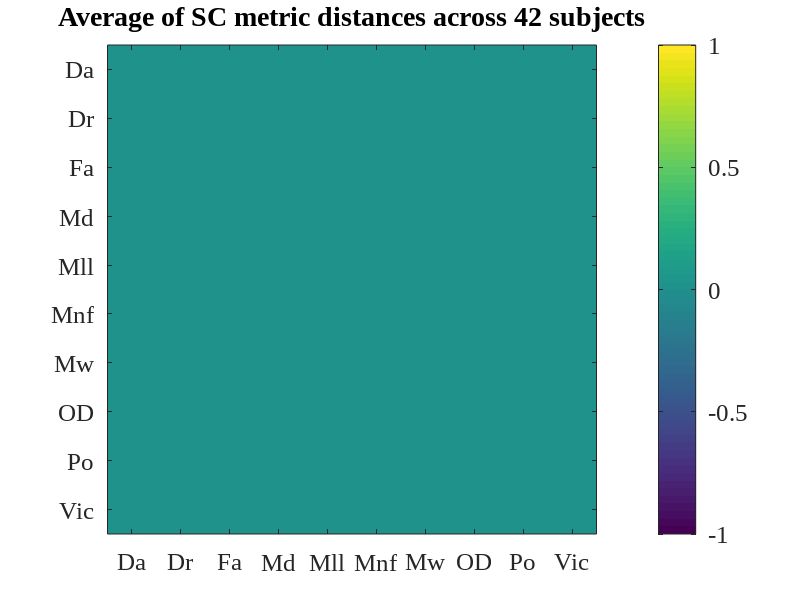
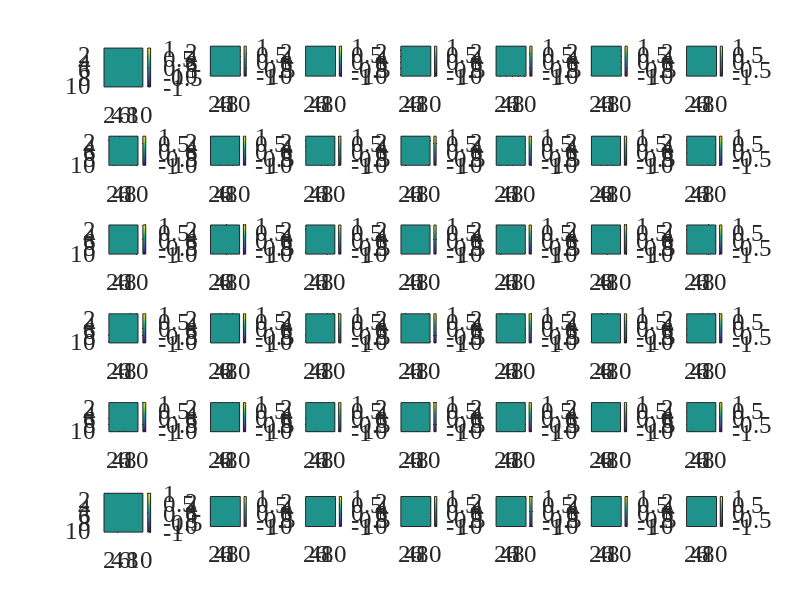

MATLAB code for these plots, in order: (Note: this script raises an error after producing the figures.)
%% initialize environment
close all;
clearvars
clc

%% changing default fontsize
fontsize = 20;
set(0,'DefaultAxesFontName','Times New Roman');
set(0,'DefaultAxesFontSize',fontsize-2);

set(0,'DefaultTextFontname','Times New Roman');
set(0,'DefaultTextFontSize',fontsize);

%% configs

configs.numRegions = 360; %Number of brain regions
configs.mask_ut = triu(true(configs.numRegions,configs.numRegions),1); % upper triangular mask
configs.numDiffMetrics = 10; % 
configs.numFCs = 420;
configs.numSubjects = configs.numFCs / configs.numDiffMetrics;
configs.numEdges = nnz(configs.mask_ut);
% configs.numVisits = 2; % 2 visits per subject (test-retest)
configs.max_numPCs = 2*configs.numSubjects; % maximum number of PCs == data dimension
configs.score = 'frobenius';
configs.non_negative = false;
%% load data

connectivity_matrix = zeros(configs.numEdges, 420);
cd('../Connectivity_data')
D = dir;
col = 1;
for k = 4:length(D)
    if D(k).isdir
        currD = D(k).name;
        cd(currD);
        files = dir('*_mean.csv');
        for file = files'
            temp_mat = csvread(file.name);
            upper_triu = temp_mat(configs.mask_ut);
            connectivity_matrix(:,col) = upper_triu;
            col = col + 1;
        end
        cd('..')
    end
end
cd('../Scripts')
%% Distance matrix for each patient (n_edges x n_metrics x n_subjects)
metrics = {'Da', 'Dr', 'Fa', 'Md', 'Mll', 'Mnf', 'Mw', 'OD', 'Po', 'Vic'};
ut_mask = triu(true(configs.numDiffMetrics),1);
diag_mask = logical(eye(configs.numDiffMetrics));
cols = 1:10:configs.numFCs;
for subject = 1:configs.numSubjects
    range = cols(subject):cols(subject)+ 9;
    subject_mat = zscore(connectivity_matrix(:,range));
    dist_mat(:,:,subject) = pdist2(subject_mat',subject_mat', 'euclidean');
    subplot(6,7,subject)
    imagesc(dist_mat(:,:,subject))
    axis square
    colorbar
end
dist_mat_avg = squeeze(mean(dist_mat,3));
fig = figure('units','normalized','outerposition',[0 0 1 1]);
imagesc(dist_mat_avg)
axis square
title('Average of SC metric distances across 42 subjects')
set(gca,'xtick',[1:10],'xticklabel',metrics)
set(gca,'ytick',[1:10],'yticklabel',metrics)
colorbar
saveas(fig, '../Images/dist_mat_avg.png')

%% Pairwise identifiability for closely related metrics
% pairs = [1, 4; 2, 4; 3, 10; 9, 10];
pairs = nchoosek(1:10,2);
metrics = {'Da', 'Dr', 'Fa', 'Md', 'Mll', 'Mnf', 'Mw', 'OD', 'Po', 'Vic'};
pairwise_mat = nan(configs.numEdges, configs.numSubjects * 2);
test_index = 1:42;
retest_index = 43:84;
max_idiff_mat = nan(10);
for metric_1 = 1:10
    for metric_2 = 1:10
        metric1_index = metric_1:10:configs.numFCs;
        metric2_index = metric_2:10:configs.numFCs;
        pairwise_mat = connectivity_matrix(:,[metric1_index, metric2_index]);
        %pairwise_mat(pairwise_mat~=0) = 1; %binarize the matrix before ident
        configs.binary = 0;
        for type = {'frobenius'}
            configs.score = type{1};
            fprintf('Computing for metric %d and %d\n', metric_1, metric_2)
            [Idiff_orig,Ident_mat_orig,Idiff_recon,Idiff_opt,recon_matrix_opt,Ident_mat_recon_opt,PCA_comps_range,m_star, latent] = f_PCA_identifiability(pairwise_mat, test_index, retest_index, configs);
            max_idiff_mat(metric_1, metric_2) = max(Idiff_recon);
            r2 = cumsum(latent) ./ sum(latent);
    %         figure,
    %         plot(r2)
    %         fig = figure('units','normalized','outerposition',[0 0 1 1]); % Plot Figures
    %         %suptitle(['Opt Identifiability Recon at ' int2str(m_star) ' PCA comps'])
    %         subplot(1,3,1);
    %         imagesc(Ident_mat_orig); 
    %         axis square; xlabel('subjects (Test)');ylabel('subjects (Retest)'); 
    %         title(sprintf('original data, Idiff = %0.2f',Idiff_orig)); colorbar; % caxis([0.2 1]);
    %         set(gca,'XTick',[],'YTick',[]);
    % 
    %         subplot(1,3,2);
    %         plot(PCA_comps_range,Idiff_orig*ones(length(PCA_comps_range),1),'--r','LineWidth',2); hold on;
    %         plot(PCA_comps_range,Idiff_recon,'-ob','LineWidth',2,'MarkerFaceColor','b','MarkerSize',8); 
    %         plot(m_star,Idiff_opt,'-sk','LineWidth',2,'MarkerFaceColor','k','MarkerSize',12); 
    % 
    %         xlabel('number of PCA components'); ylabel('Idiff (%)');
    %         axis square;
    %         legend({'original data','reconstruction','optimal reconstruction'},'Location','SouthEast');
    %         title(sprintf('%s | %s | %s', metrics{temp_pair(1)}, metrics{temp_pair(2)}, type{1}))
    %         
    %         sprintf('Maximal Identifiability (%0.2f) found at %d PCA comps',Idiff_opt,m_star)
    % 
    %         subplot(1,3,3); 
    %         imagesc(Ident_mat_recon_opt); axis square; xlabel('Subjects Test');ylabel('Subjects Retest'); 
    %         title(sprintf('optimal reconstruction, Idiff = %0.2f',max(Idiff_recon))); colorbar; % caxis([0.2 1]);
    %         set(gca,'XTick',[],'YTick',[]);
    %         saveas(fig, sprintf('Images/1-6_binarized_%s.png', type{1}))
        end

    end
end
%% Save figure
fig = figure('units','normalized','outerposition',[0 0 1 1]);
imagesc(max_idiff_mat)
axis square
title('Max Identifiability across 42 subjects')
set(gca,'xtick',[1:10],'xticklabel',metrics)
set(gca,'ytick',[1:10],'yticklabel',metrics)
colorbar
saveas(fig, '../Images/max_ident_mat.png')
%% Shared edges in all 42 FCs
metric = 'Dr';
indices = find(ismember(metrics, metric)):10:configs.numFCs; %index of conn. matrix for given metric
matching_edges = find(connectivity_matrix(:,indices(1)));


for i = indices(2:end)
    next_edges = find(connectivity_matrix(:,i));
    matching_edges = intersect(matching_edges, next_edges);
end

avg_num_edges = nnz(connectivity_matrix(:,indices))/configs.numSubjects;
fprintf('Average edges per subject for %s: %.2f\n', metric, avg_num_edges)
fprintf('Total matching edges across all %d subjects for %s: %d\n', configs.numSubjects, metric, length(matching_edges))
fprintf('%.2f%% of edges are common across subjects\n', 100*length(matching_edges)/avg_num_edges)








